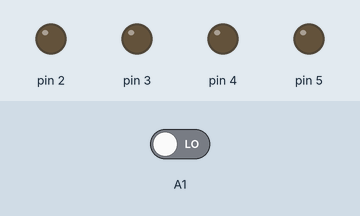
Bench run of a sketch on a simulated Arduino Uno, built with avr-gcc and run on an emulated ATmega328P. On the bench: output pins drawn as LEDs (lit = HIGH). The inputs (shaded band) are chosen by the test bench; at power-on: A1 LOW.

Above: at 2.8 s.
2.9 s: A1 driven HIGH
At 3.8 s:
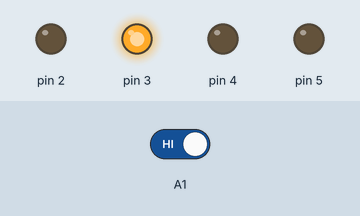
At 4.6 s:
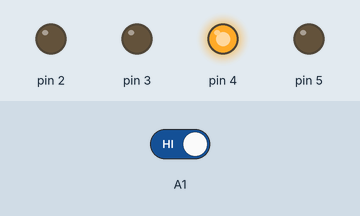
7.0 s: A1 driven LOW
At 8.1 s:
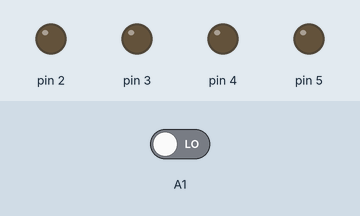
Timing chart, 0 to 10.0 s (numbered marks = the images above; inputs shaded):
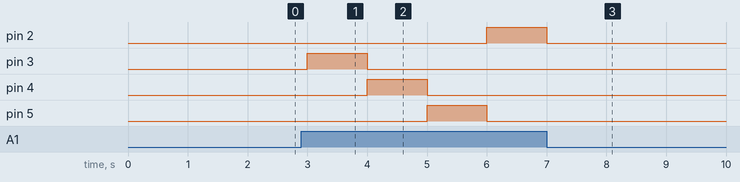

Measured:
- after the input at 2.9 s, pin 2: LOW → HIGH after 3.1 s; pin 3: LOW → HIGH after 0.10 s, → LOW 1.0 s later; pin 4: LOW → HIGH after 1.1 s, → LOW 1.0 s later; pin 5: LOW → HIGH after 2.1 s, → LOW 1.0 s later
- after the input at 7.0 s, pin 2: goes on until 7.0 s, then stays LOW; pin 3–5: stops changing and stays LOW

The sketch:

Button_marquee.ino
```cpp
int light=0;
void setup() {
  pinMode(A1,INPUT);
  pinMode(2,OUTPUT);
  pinMode(3,OUTPUT);
  pinMode(4,OUTPUT);
  pinMode(5,OUTPUT);
}
void loop() {
  int buttonState1 = digitalRead(A1);
  switch(buttonState1)
  {
    case 0:
      digitalWrite((light%4)+2,LOW);
      break;
    case 1:
      digitalWrite((light%4)+2,LOW);
      light++;
      digitalWrite((light%4)+2,HIGH);
      break;
    default:
      digitalWrite(2,LOW);
      digitalWrite(3,LOW);
      digitalWrite(4,LOW);
      digitalWrite(5,LOW);
      break;
  }
  delay(1000);
}
```
